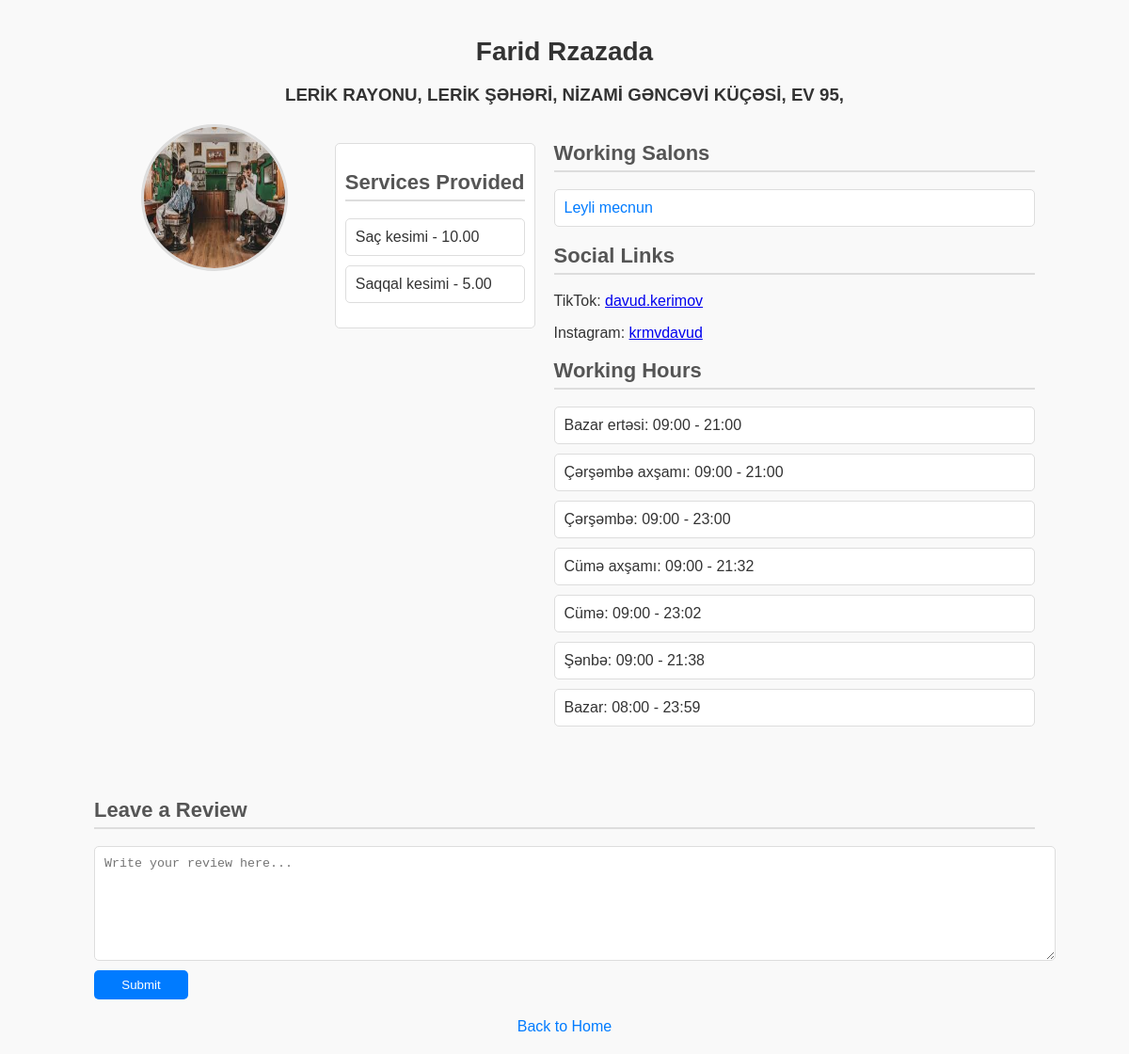
Screenshot of /users/barber-detail/1/ (signed in) with the database file from the repository.
### users/models.py (models this page shows, shortened)
class Barber(models.Model):
    first_name = models.CharField(max_length=100)
    last_name = models.CharField(max_length=100)
    phone_number = models.CharField(max_length=20, blank=True)
    email = models.EmailField()
    address = models.CharField(max_length=255, blank=True, null=True)
    image = models.ImageField(upload_to='media/barber', blank=True)
    description = models.TextField()
    services = models.ManyToManyField('services.BarberServices', related_name='barbers_list', blank=True)
    salons = models.ManyToManyField('salons.Salon', blank=True, related_name='barbers_in_salon')
    gender = models.ForeignKey(Gender, on_delete=models.SET_NULL, null=True)
    birth_date = models.DateField(null=True, blank=True)
    tiktok_username = models.CharField(max_length=100, blank=True, null=True)
    instagram_username = models.CharField(max_length=100, blank=True, null=True)
    day_of_week = models.ForeignKey(DayOfWeek, on_delete=models.SET_NULL, null=True)
    password = models.CharField(max_length=128)
    workinghours = models.ManyToManyField('WorkingHour', related_name='barbers', blank=True)

class WorkingHour(models.Model):
    barber = models.ForeignKey(Barber, related_name='working_hours', on_delete=models.CASCADE)
    start_time = models.TimeField()
    end_time = models.TimeField()
    day_of_week = models.ForeignKey(DayOfWeek, on_delete=models.SET_NULL, null=True)

class DayOfWeek(models.Model):
    name = models.CharField(max_length=16)
    def __str__(self):
        return self.name

### services/models.py (models this page shows, shortened)
class BarberServices(models.Model):
    name = models.CharField(max_length=100)
    price = models.DecimalField(max_digits=10, decimal_places=2)
    price_curency = models.ForeignKey(PriceCurency, on_delete=models.SET_NULL, null=True, blank=True)

### salons/models.py (models this page shows, shortened)
class Salon(models.Model):
    name = models.CharField(max_length=100)
    address = models.CharField(max_length=255)
    phone = models.CharField(max_length=15)
    description = models.TextField()
    barbers = models.ManyToManyField('users.Barber', blank=True, related_name='salon_list')
    services = models.ManyToManyField('services.SalonServices', blank=True, related_name='salons_list')
    image = models.ImageField(upload_to='salon', blank=True, null=True)  # Allow blank and null
    tiktok_username = models.CharField(max_length=100, blank=True, null=True)
    instagram_username = models.CharField(max_length=100, blank=True, null=True)
    password = models.CharField(max_length=128)

### users/views.py (the view)
# urls.py: path('barber-detail/<int:pk>/', views.barber_detail, name='barber_detail'),
@login_required
def barber_detail(request, pk):
    barber = get_object_or_404(Barber, pk=pk)
    services = barber.services.all()
    salons = barber.salons.all()  # `.all()` əlavə edin
    workinghours = barber.working_hours.all()
    return render(request, 'users/barber_detail.html', {
        'barber': barber,
        'services': services,
        'salons': salons,
        'workinghours': workinghours,
    })

### users/templates/users/barber_detail.html (shortened to what this page needs)
{% load static %}
<!DOCTYPE html>
<html lang="en">
<head>
    <link rel="stylesheet" href="{% static 'users/barber_detail.css' %}">
</head>
<body>
    <div class="container">
        <header>
            <h1>{{ barber.first_name }} {{ barber.last_name }}</h1>
            <h3>{{ barber.address }}</h3>
        </header>
        <div class="content-wrapper">
            <div class="left-column">
                <img src="{{ barber.image.url }}" alt="{{ barber.first_name }}" class="barber-image">
            </div>
            <div class="services">
                <h2>Services Provided</h2>
                <ul>
                    {% for service in barber.services.all %}
                        <li>{{ service.name }} - {{ service.price }}</li>
                    {% empty %}
                        <li>No services available.</li>
                    {% endfor %}
                </ul>
            </div>
            <div class="right-column">
                <div class="details">
                    <h2>Working Salons</h2>
                    <ul>
                        {% for salon in barber.salons.all %}
                            <li>
                                <a href="{% url 'salon_detail' salon.id %}">{{ salon.name }}</a>
                            </li>
                        {% empty %}
                            <li>No associated salons.</li>
                        {% endfor %}
                    </ul>
                    <h2>Social Links</h2>
                    <p>TikTok:
                        {% if barber.tiktok_username %}
                            <a href="https://www.tiktok.com/@{{ barber.tiktok_username }}" target="_blank">{{ barber.tiktok_username }}</a>
                        {% else %}
                            No TikTok username available.
                        {% endif %}
                    </p>
                    <p>Instagram:
                        {% if barber.instagram_username %}
                            <a href="https://www.instagram.com/{{ barber.instagram_username }}" target="_blank">{{ barber.instagram_username }}</a>
                        {% else %}
                            No Instagram username available.
                        {% endif %}
                    </p>
                    <h2>Working Hours</h2>
                    <ul>
                        {% for hour in barber.working_hours.all %}
                            <li>{{ hour.day_of_week }}: {{ hour.start_time|date:"H:i" }} - {{ hour.end_time|date:"H:i" }}</li>
                        {% empty %}
                            <li>No working hours available.</li>
                        {% endfor %}
                    </ul>
                </div>
            </div>
        </div>
        <div class="review-section">
            <h2>Leave a Review</h2>
            <form method="post">
                <textarea name="review" placeholder="Write your review here..."></textarea>
                <button type="submit">Submit</button>
            </form>
        </div>
        <footer>
            <a href="{% url 'home' %}">Back to Home</a>
        </footer>
    </div>
</body>
</html>

### users/static/users/barber_detail.css (style rules this page uses)
body { font-family: Arial, sans-serif; margin: 0; padding: 0; background-color: #f9f9f9; color: #333; }
.container { max-width: 1000px; margin: 0 auto; padding: 20px; }
header { text-align: center; margin-bottom: 20px; }
h1 { font-size: 28px; color: #333; }
.content-wrapper { display: flex; align-items: flex-start; flex-wrap: wrap; }
.left-column { flex: 1; margin-bottom: 20px; text-align: center; }
.services { margin-top: 20px; padding: 10px; background-color: #fff; border: 1px solid #ddd; border-radius: 5px; }
.services h2 { color: #555; font-size: 22px; border-bottom: 2px solid #ddd; padding-bottom: 5px; }
.services ul { list-style-type: none; padding: 0; }
.services ul li { margin: 10px 0; padding: 10px; background-color: #fff; border: 1px solid #ddd; border-radius: 5px; transition: background-color 0.3s ease; }
.right-column { flex: 2; padding-left: 20px; margin-bottom: 20px; }
.barber-image { width: 150px; height: 150px; border-radius: 50%; border: 3px solid #ddd; margin-bottom: 20px; }
.details h2 { color: #555; font-size: 22px; border-bottom: 2px solid #ddd; padding-bottom: 5px; }
ul { list-style-type: none; padding: 0; }
ul li { margin: 10px 0; padding: 10px; background-color: #fff; border: 1px solid #ddd; border-radius: 5px; transition: background-color 0.3s ease; }
ul li a { text-decoration: none; color: #007bff; }
.review-section { margin-top: 40px; }
.review-section h2 { color: #555; font-size: 22px; border-bottom: 2px solid #ddd; padding-bottom: 5px; }
.review-section form { display: flex; flex-direction: column; }
.review-section textarea { width: 100%; height: 100px; margin-bottom: 10px; padding: 10px; border-radius: 5px; border: 1px solid #ddd; resize: vertical; }
.review-section button { width: 100px; padding: 8px 10px; border: none; border-radius: 5px; background-color: #007bff; color: white; cursor: pointer; transition: background-color 0.3s ease; }
footer { margin-top: 20px; text-align: center; }
footer a { text-decoration: none; color: #007bff; }

### rows the page displays
Barber: first_name "Farid", last_name "Rzazada", address "LERİK RAYONU, LERİK ŞƏHƏRİ, NİZAMİ GƏNCƏVİ KÜÇƏSİ, EV 95,", image (picture), tiktok_username "davud.kerimov", instagram_username "krmvdavud"
BarberServices: name "Saç kesimi", price "10.00"
BarberServices: name "Saqqal kesimi", price "5.00"
Salon: name "Leyli mecnun"
WorkingHour: day_of_week "Bazar ertəsi", start_time "09:00", end_time "21:00"
WorkingHour: day_of_week "Çərşəmbə axşamı", start_time "09:00", end_time "21:00"
WorkingHour: day_of_week "Çərşəmbə", start_time "09:00", end_time "23:00"
WorkingHour: day_of_week "Cümə axşamı", start_time "09:00", end_time "21:32"
WorkingHour: day_of_week "Cümə", start_time "09:00", end_time "23:02"
WorkingHour: day_of_week "Şənbə", start_time "09:00", end_time "21:38"
WorkingHour: day_of_week "Bazar", start_time "08:00", end_time "23:59"
